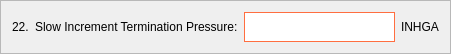
           <widget class="QFrame" name="frame_10">
            <property name="geometry">
             <rect>
              <x>70</x>
              <y>360</y>
              <width>451</width>
              <height>51</height>
             </rect>
            </property>
            <property name="frameShape">
             <enum>QFrame::StyledPanel</enum>
            </property>
            <property name="frameShadow">
             <enum>QFrame::Raised</enum>
            </property>
            <layout class="QHBoxLayout" name="horizontalLayout_10">
             <item>
              <widget class="QLabel" name="label_19">
               <property name="styleSheet">
                <string notr="true">color: black;
font: 12pt &quot;Segoe UI&quot;;</string>
               </property>
               <property name="text">
                <string>22.</string>
               </property>
              </widget>
             </item>
             <item>
              <widget class="QLabel" name="label_20">
               <property name="styleSheet">
                <string notr="true">color: black;
font: 12pt &quot;Segoe UI&quot;;</string>
               </property>
               <property name="text">
                <string>Slow Increment Termination Pressure:</string>
               </property>
              </widget>
             </item>
             <item>
              <widget class="QLineEdit" name="nombre_line_edit_7">
               <property name="minimumSize">
                <size>
                 <width>0</width>
                 <height>30</height>
                </size>
               </property>
               <property name="styleSheet">
                <string notr="true">background-color: white;
border: 1px solid #ff6e40;</string>
               </property>
              </widget>
             </item>
             <item>
              <widget class="QLabel" name="label_21">
               <property name="styleSheet">
                <string notr="true">color: black;
font: 12pt &quot;Segoe UI&quot;;</string>
               </property>
               <property name="text">
                <string>INHGA</string>
               </property>
              </widget>
             </item>
            </layout>
           </widget>
